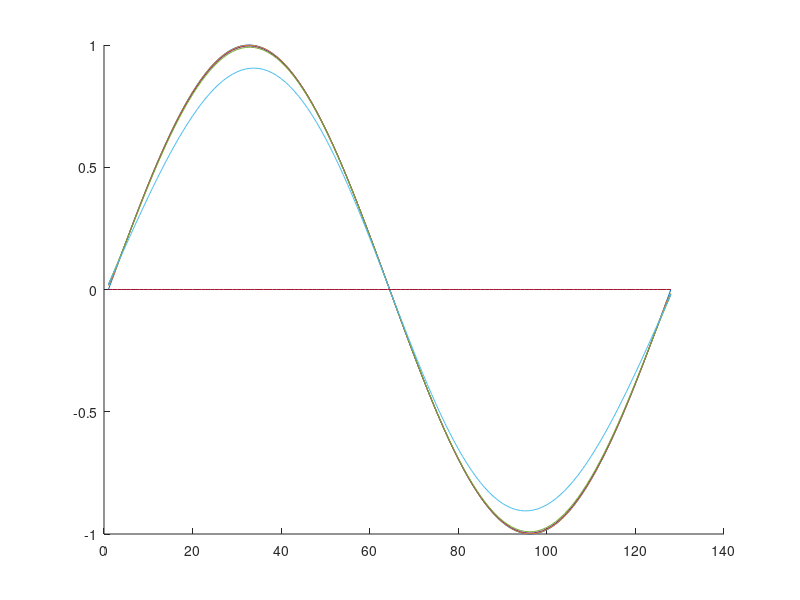
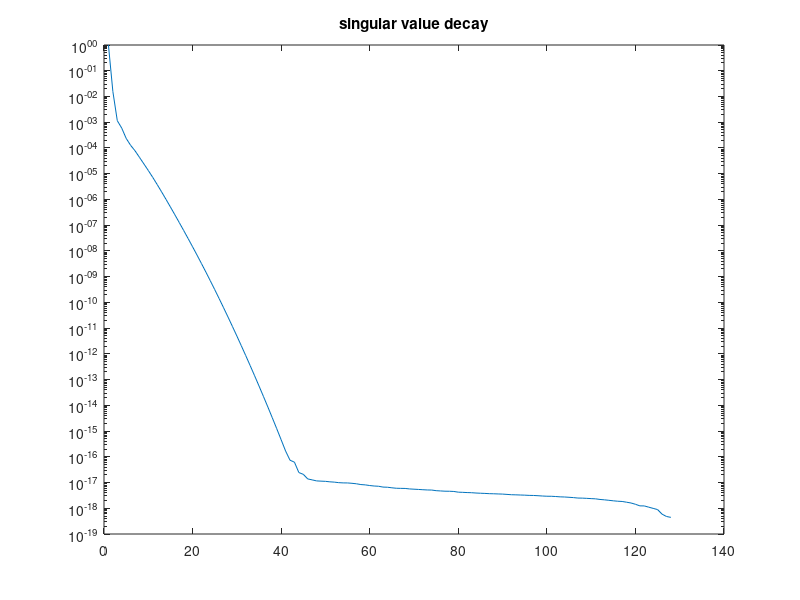
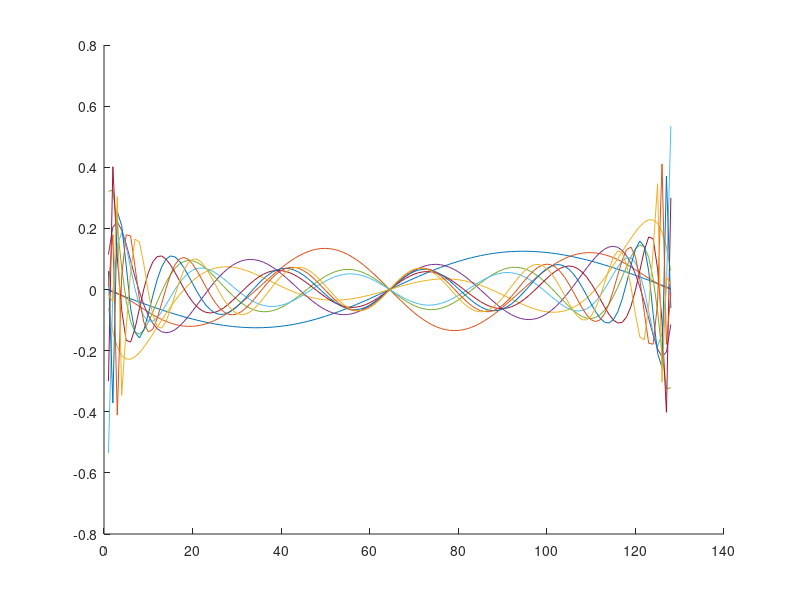

Reproduce these figures in MATLAB, in order. (Note: this script raises an error after producing the figures.)
clear all;
close all;

rng(1); % for reproducibility

addpath('source/');

N = 128;

%% Burgers' model based on https://epubs.siam.org/doi/epdf/10.1137/19M1292448

Omega = [-1 1];
xs = linspace(Omega(1),Omega(2),N);
dx = (Omega(2)-Omega(1))/N;

dt = 1e-4;
t_end = 1;
nt = t_end/dt;

is = [1 2];
I = speye(N);

%% skew-symmetric convection operator for Burger's equation as described in
% https://www.sciencedirect.com/science/article/pii/S0021999124002523
index = @(x) mod(x-1,N)+1;
kron_ind = @(i,j) i+(j-1)*N;

C = zeros(N,N^2);
for i = 1:N
    C(i,kron_ind(index(i-1),index(i-1))) = 1; % u_{i-1}^2
    C(i,kron_ind(index(i+1),index(i+1))) = -1; % u_{i+1}^2
    C(i,kron_ind(index(i-1),i)) = 1; % u_i u_{i-1}
    C(i,kron_ind(index(i+1),i)) = -1; % u_i u_{i+1}
end

C = C/(3*dx);

F2 = @(x1,x2) C*kron(x1,x2);

%% negative semi-definite diffusion operator
D = -2*diag(ones(N,1)) + diag(ones(N-1,1),1) + diag(ones(N-1,1),-1);
D(N,1) = 1;
D(1,N) = 1;
D = D/dx^2;
% mu = 0.1;
mu = 1;

F1 = @(x) mu*D*x;

%% 
F1X = @(X) F1(X(:,1));         % same as F1 but with consistent notation
F2X = @(X) F2(X(:,1),X(:,2));  % enable storing variables in one matrix

Nu = 0; % input signal dimension


f = @(x,u) F1(x) + F2(x,x);


%% generate ROM basis construction data
X_b = zeros(N,nt+1);
U_b = zeros(Nu,nt+1); 
% X0s = 10*[-sin(pi/2*xs)' sin(3*pi/2*xs)']; % -> make intial condition satisfy BC
% x0 = -sin(pi/2*xs)' ; % -> make intial condition satisfy BC
x0 = -sin(pi*xs)' ; % -> make intial condition satisfy periodic BC

t = 0;
x = x0;
u = U_b(:,1);

X_b(:,1) = x0;
% U_b(:,1) = u;

for i=1:nt
    x = x + dt*f(x,u);
    t = t + dt;
    u = U_b(:,i);

    X_b(:,i+1) = x;
    % U_b(:,i+1) = u;
end

%% state plots
figure; hold on
plot(X_b(:,1))
plot(X_b(:,2))
plot(X_b(:,3))
plot(X_b(:,5))
plot(X_b(:,10))
plot(X_b(:,100))
plot(X_b(:,end))

%% construct ROM basis via POD
[V,S,~] = svd(X_b,'econ');
n = 10;
% n = 0;
Vn = V(:,1:n);

%% singular value decay
figure
semilogy(diag(S)/S(1,1))
title("singular value decay")

%% plot POD modes
figure; hold on
for i = 1:n
% for i = n:n
    plot(Vn(:,i))
end

%% construct intrusive operators
tA1 = precompute_rom_operator(F1X,Vn,1);

Jn2 = power2kron(n,2);
tA2 = precompute_rom_operator(F2X,Vn,2)*Jn2;

% tA2_2= Vn'*C*kron(Vn,Vn)*Jn2;
% norm(tA2-tA2_2)

%% generate rank-sufficient snapshot data
tX0_pure = rank_suff_basis(n,is);
U0_pure = [];
XU = blkdiag(U0_pure,tX0_pure);
tX0 = XU(Nu+1:end,:);
U0 = XU(1:Nu,:);

% tX0 = rank_suff_basis(n,is);
% U0 = [];

nf = size(tX0,2);
tX1 = zeros(n,nf);

% compute time step estimate (3.10)
dt1 = dt_estimate(X_b,U_b,Vn(:,1),dt,is);

for i = 1:nf
    tX1(:,i) = Vn'*single_step(Vn*tX0(:,i),U0(:,i),dt1,f);
end

dot_tX = (tX1-tX0)/dt1;

% tX0 = int32(full(tX0));
% U0 = int32(full(U0));

%%
ns = 1:n;
nn = numel(ns);

B_errors = zeros(nn,1);
A1_errors = zeros(nn,1);
A2_errors = zeros(nn,1);

O_errors = zeros(nn,1);
condsD = zeros(nn,1);

n_is__ = n_is(n,is);

h_energy_error = zeros(nn,1);
t_energy_error = zeros(nn,1);

h_symmetry_error = zeros(nn,1);
t_symmetry_error = zeros(nn,1);

h_ROM_state_error = zeros(nn,1);
t_ROM_state_error = zeros(nn,1);

for j = 1:nn
    n_ = ns(j);
    n_is_ = n_is(n_,is);
    nf_ = sum(n_is_)+Nu;

    ks = [1:Nu+n_is_(1), Nu+n_is__(1)+1:Nu+n_is__(1)+n_is_(2)];

    tX0_ = tX0(1:n_,ks);
    dot_tX_ = dot_tX(1:n_,ks);
    U0_ = U0(:,ks);

    [O,A_inds,B_inds,condD] = opinf(dot_tX_,tX0_,U0_,is,true);
    hA1_ = O(:,A_inds(1,1):A_inds(1,2));
    hA2_ = O(:,A_inds(2,1):A_inds(2,2));
    hB_ = O(:,B_inds(1,1):B_inds(1,2));

    % tB_ = tB(1:n_,:);
    tA1_ = tA1(1:n_,1:n_is_(1));
    tA2_ = tA2(1:n_,1:n_is_(2));

    tO_ = [tA1_ tA2_];
    O_errors(j) = norm(O-tO_,"fro")/norm(tO_,"fro");

    condsD(j) = condD;


    %% compute energy-preserving constraint violation
    % eq. (19) in https://arxiv.org/pdf/2401.02889
    Jn_3 = power2kron(n_,3);
    In_2 = kron2power(n_,2);
    h_conv = hA2_*In_2;
    h_energy_error(j) = sum(abs(Jn_3'*h_conv(:)));
    % h_energy_error(j) = norm((Jn_3'*h_conv(:)));
    t_conv = tA2_*In_2;
    t_energy_error(j) = sum(abs(Jn_3'*t_conv(:)));
    % t_energy_error(j) = norm((Jn_3'*t_conv(:)));

    %% compute symmetry violation
    h_symmetry_error(j) = norm(hA1_ - hA1_')/norm(hA1_);
    t_symmetry_error(j) = norm(tA1_ - tA1_')/norm(tA1_);

    %% plot eigenvalues of diffusion matrix
    figure(316311)
    hold on
    semilogy(n_*ones(n_,1),-eig(tA1_),'bo', "DisplayName","intrusive", "MarkerSize",10)
    semilogy(n_*ones(n_,1),-eig(hA1_),'rx', "DisplayName","exactOpInf", "MarkerSize",10)
    ylabel("negated eigenvalues","Interpreter","latex", "FontSize",15)
    xlabel("ROM dimension","Interpreter","latex", "FontSize",15)
    set(gca, 'YScale', 'log')
    % legend("show")
    ylim([4 2e4])
    grid on
    legend("intrusive","exactOpInf","Location","northwest","Interpreter","latex", "FontSize",12)

    %% compute avg ROM state error
    Vn_ = Vn(:,1:n_);
    tf = @(tx,u) tA1_*tx + tA2_*uniquepower(tx,2);
    hf = @(hx,u) hA1_*hx + hA2_*uniquepower(hx,2);

    tX_b = zeros(n_,nt+1);
    hX_b = zeros(n_,nt+1);
    % U_b = zeros(Nu,nt+1); 
    t = 0;
    tx = Vn_'*x0;
    hx = Vn_'*x0;
    % u = U_b(:,1);

    tX_b(:,1) = tx;
    hX_b(:,1) = hx;
    % U_b(:,1) = u;

    for i=1:nt
        tx = single_step(tx,[],dt,tf);
        hx = single_step(hx,[],dt,hf);

        t = t + dt;
        % u = U_b(:,i);

        tX_b(:,i+1) = tx;
        hX_b(:,i+1) = hx;
        % U_b(:,i+1) = u;
    end
    
    t_ROM_state_error(j) = norm(Vn_*tX_b - X_b,"fro")/norm(X_b,"fro");
    h_ROM_state_error(j) = norm(Vn_*hX_b - X_b,"fro")/norm(X_b,"fro");
end

savefig("figures/eig_vals.fig")
exportgraphics(gcf,"figures/eig_vals.pdf")

% figure
% hold on
% semilogy(ns,O_errors,'x-', 'LineWidth', 2,'DisplayName',"exactOpInf")
% ylabel("operator error")
% xlabel("ROM dimension")
% set(gca, 'YScale', 'log')
% grid on
% legend("show")


figure
hold on
semilogy(ns,h_energy_error,'x-', 'LineWidth', 2,'DisplayName',"exactOpInf", "MarkerSize",10)
semilogy(ns,t_energy_error,'+:', 'LineWidth', 2,'DisplayName',"intrusive", "MarkerSize",10)
ylabel("energy-preserving constraint violation","Interpreter","latex", "FontSize",15)
xlabel("ROM dimension","Interpreter","latex", "FontSize",15)
set(gca, 'YScale', 'log')
grid on
legend("show","Interpreter","latex", "FontSize",12)
legend("Location","northwest")

savefig("figures/energy_violation.fig")
exportgraphics(gcf,"figures/energy_violation.pdf")

figure
hold on
semilogy(ns,h_symmetry_error,'x-', 'LineWidth', 2,'DisplayName',"exactOpInf", "MarkerSize",10)
semilogy(ns,t_symmetry_error,'+:', 'LineWidth', 2,'DisplayName',"intrusive", "MarkerSize",10)
ylabel("diffusion matrix symmetry violation","Interpreter","latex", "FontSize",15)
xlabel("ROM dimension","Interpreter","latex", "FontSize",15)
set(gca, 'YScale', 'log')
grid on
legend("show","Interpreter","latex", "FontSize",12)
legend("Location","northwest")
ylim([1e-17 1e-15])

savefig("figures/symmetry_violation.fig")
exportgraphics(gcf,"figures/symmetry_violation.pdf")

figure
hold on
semilogy(ns,h_ROM_state_error,'x-', 'LineWidth', 2,'DisplayName',"exactOpInf", "MarkerSize",10)
semilogy(ns,t_ROM_state_error,'+:', 'LineWidth', 2,'DisplayName',"intrusive", "MarkerSize",10)
ylabel("avg rel error of states","Interpreter","latex", "FontSize",15)
xlabel("ROM dimension","Interpreter","latex", "FontSize",15)
set(gca, 'YScale', 'log')
grid on
legend("show","Interpreter","latex", "FontSize",12)
legend("Location","northwest")
% ylim([1e-17 1e-15])

savefig("figures/rom_state_error.fig")
exportgraphics(gcf,"figures/rom_state_error.pdf")


%% visualize singular values
% figure; semilogy(diag(S),'o-')
% hold on

save("data/data_burgers","O_errors","condsD");


%% FOM solver running for one time step
function x_1 = single_step(x_0,u_0,dt,f)
    x_1 = x_0 + dt*f(x_0,u_0);
end
